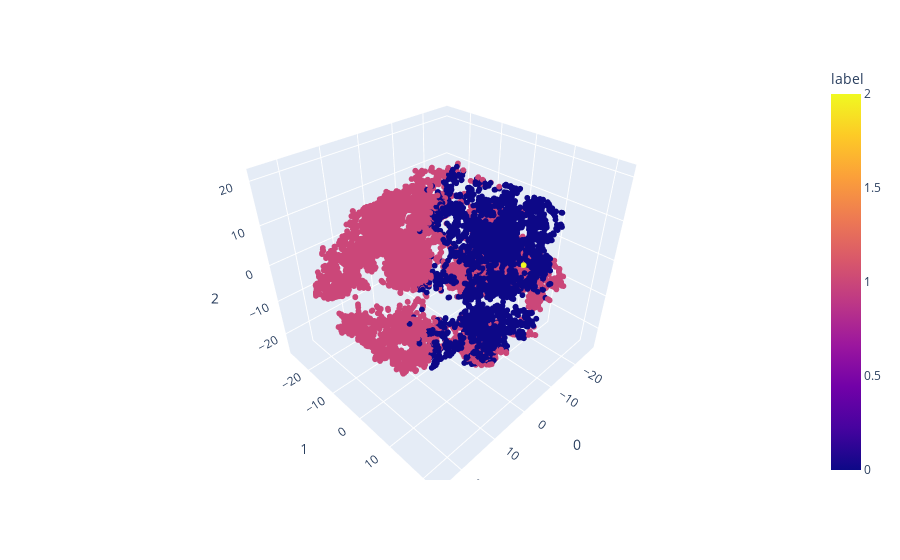

Notebook source saved alongside this figure:
### Code cell
ttsne(features,labels)

### Figure 1 — Plotly figure (JSON) as saved in the notebook; plotly's stock layout.template omitted (floating-point values rounded to 4 significant figures; data arrays with more than 128 entries replaced by an {"elided": "..."} marker saying what was removed)
{"data": [{"hovertemplate": "0=%{x}<br>1=%{y}<br>2=%{z}<br>label=%{marker.color}<extra></extra>", "legendgroup": "", "marker": {"color": {"elided": "10133 int values"}, "coloraxis": "coloraxis", "size": 2, "symbol": "circle"}, "mode": "markers", "name": "", "scene": "scene", "showlegend": false, "type": "scatter3d", "x": {"elided": "10133 float values"}, "y": {"elided": "10133 float values"}, "z": {"elided": "10133 float values"}}], "layout": {"coloraxis": {"colorbar": {"title": {"text": "label"}}, "colorscale": [[0, "#0d0887"], [0.1111, "#46039f"], [0.2222, "#7201a8"], [0.3333, "#9c179e"], [0.4444, "#bd3786"], [0.5556, "#d8576b"], [0.6667, "#ed7953"], [0.7778, "#fb9f3a"], [0.8889, "#fdca26"], [1, "#f0f921"]]}, "legend": {"tracegroupgap": 0}, "margin": {"t": 60}, "scene": {"domain": {"x": [0, 1], "y": [0, 1]}, "xaxis": {"title": {"text": "0"}}, "yaxis": {"title": {"text": "1"}}, "zaxis": {"title": {"text": "2"}}}}}
